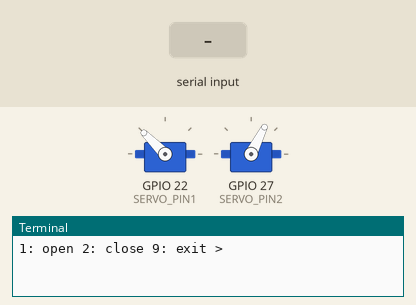
A program run on a simulated Raspberry Pi (BCM pin numbers). Parts: 2 × servo, the last lines printed to the terminal. The inputs (shaded band) are chosen by the test bench. Servo angles are drawn from the pulse width (0.5 ms = 0°, 2.5 ms = 180°).

Above: at 1.2 s.
1.3 s: "2" typed at the terminal, then Enter
At 2.3 s:
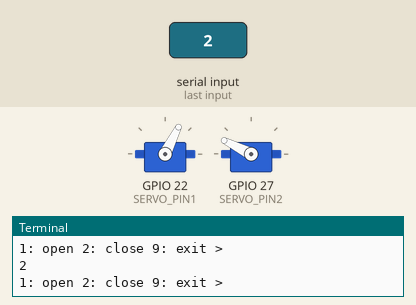
2.8 s: "1" typed at the terminal, then Enter
At 3.4 s:
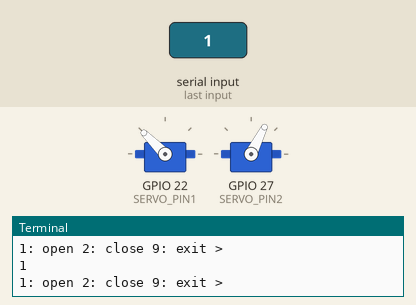
Timing chart, 0 to 5.8 s (numbered marks = the images above; inputs shaded):
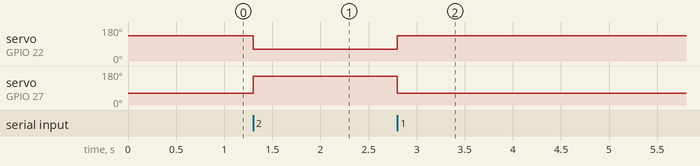

Measured:
- after the input at 1.3 s, servo on GPIO 22 (SERVO_PIN1): 135° → 63° at once; servo on GPIO 27 (SERVO_PIN2): 63° → 153° at once
- after the input at 2.8 s, servo on GPIO 22 (SERVO_PIN1): 63° → 135° at once; servo on GPIO 27 (SERVO_PIN2): 153° → 63° at once

The program:

servo_motor.py
```python
import RPi.GPIO as GPIO
import time

SERVO_PIN1 = 22
SERVO_PIN2 = 27

GPIO.setmode(GPIO.BCM)
GPIO.setup(SERVO_PIN1, GPIO.OUT)
GPIO.setup(SERVO_PIN2, GPIO.OUT)

#주파수 : 50Hz
pwm1 = GPIO.PWM(SERVO_PIN1, 50)
pwm1.start(10) #open
pwm2 = GPIO.PWM(SERVO_PIN2, 50)
pwm2.start(6) #open

try:
    while True:
        val = input('1: open 2: close 9: exit >')
        if val == '1':
            pwm1.ChangeDutyCycle(10)
            pwm2.ChangeDutyCycle(6)
        elif val == '2':
            pwm1.ChangeDutyCycle(6)
            pwm2.ChangeDutyCycle(11)
        else:
            break
finally:
    pwm1.stop()
    pwm2.stop()
    GPIO.cleanup()
```
